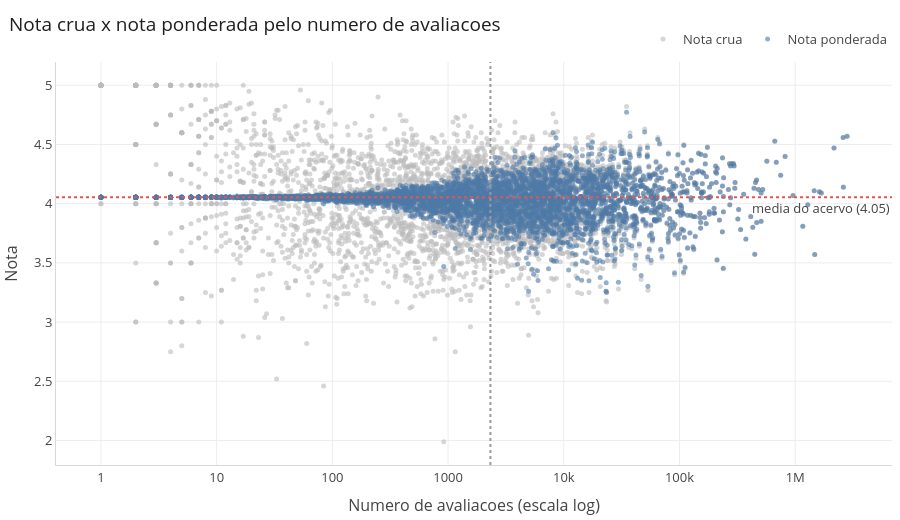

Notebook cell for this chart:
### Markdown cell above
O gráfico mostra o mesmo efeito para o acervo inteiro. Cada livro aparece duas vezes: em cinza, a
nota crua; em azul, a nota ponderada. À esquerda, onde há poucas avaliações, as notas cruas se
espalham de 1 a 5 e a ponderada puxa todas para perto da média. À direita, as duas praticamente
coincidem.

### Code cell
amostra_peso = df[~sem_avaliacao].sample(4000, random_state=7)

fig = go.Figure()
fig.add_scatter(
    x=amostra_peso["numRatings"], y=amostra_peso["rating"], mode="markers",
    name="Nota crua", marker=dict(color="#BBBBBB", size=5, opacity=0.6),
)
fig.add_scatter(
    x=amostra_peso["numRatings"], y=amostra_peso["nota_ponderada"], mode="markers",
    name="Nota ponderada", marker=dict(color=AZUL, size=5, opacity=0.6),
)
fig.add_hline(y=C, line_dash="dot", line_color=VERMELHO,
              annotation_text=f"media do acervo ({C:.2f})", annotation_position="bottom right")
fig.add_vline(x=M, line_dash="dot", line_color="#999",
              annotation_text=f"m = {miles(M)} aval.", annotation_position="top left")

registrar(estilo(fig, "Nota crua x nota ponderada pelo numero de avaliacoes", altura=520),
          "07-nota-crua-x-ponderada")
fig.update_xaxes(type="log", title="Numero de avaliacoes (escala log)")
fig.update_yaxes(title="Nota")
fig.update_layout(legend=dict(orientation="h", y=1.02, x=1, xanchor="right", yanchor="bottom"))
fig.show()

### Figure 1 — Plotly figure (JSON) as saved in the notebook; plotly's stock layout.template omitted (floating-point values rounded to 4 significant figures; data arrays with more than 128 entries replaced by an {"elided": "..."} marker saying what was removed)
{"data": [{"marker": {"color": "#BBBBBB", "opacity": 0.6, "size": 5}, "mode": "markers", "name": "Nota crua", "type": "scatter", "x": {"elided": "4000 int values"}, "y": {"elided": "4000 float values"}}, {"marker": {"color": "#4E79A7", "opacity": 0.6, "size": 5}, "mode": "markers", "name": "Nota ponderada", "type": "scatter", "x": {"elided": "4000 int values"}, "y": {"elided": "4000 float values"}}], "layout": {"annotations": [{"showarrow": false, "text": "media do acervo (4.05)", "x": 1, "xanchor": "right", "xref": "x domain", "y": 4.054, "yanchor": "top", "yref": "y"}, {"showarrow": false, "text": "m = 2.322 aval.", "x": 2322.0, "xanchor": "right", "xref": "x", "y": 1, "yanchor": "top", "yref": "y domain"}], "font": {"color": "#444", "size": 13}, "height": 520, "hoverlabel": {"bgcolor": "white", "font": {"size": 12}}, "legend": {"orientation": "h", "x": 1, "xanchor": "right", "y": 1.02, "yanchor": "bottom"}, "margin": {"b": 8, "l": 8, "r": 8, "t": 62}, "paper_bgcolor": "white", "plot_bgcolor": "white", "shapes": [{"line": {"color": "#E15759", "dash": "dot"}, "type": "line", "x0": 0, "x1": 1, "xref": "x domain", "y0": 4.054, "y1": 4.054, "yref": "y"}, {"line": {"color": "#999", "dash": "dot"}, "type": "line", "x0": 2322.0, "x1": 2322.0, "xref": "x", "y0": 0, "y1": 1, "yref": "y domain"}], "title": {"font": {"color": "#1F1F1F", "size": 19}, "text": "Nota crua x nota ponderada pelo numero de avaliacoes", "x": 0.01, "xanchor": "left"}, "xaxis": {"gridcolor": "#EDEDED", "linecolor": "#D8D8D8", "title": {"text": "Numero de avaliacoes (escala log)"}, "type": "log", "zeroline": false}, "yaxis": {"gridcolor": "#EDEDED", "linecolor": "#D8D8D8", "title": {"text": "Nota"}, "zeroline": false}}}
